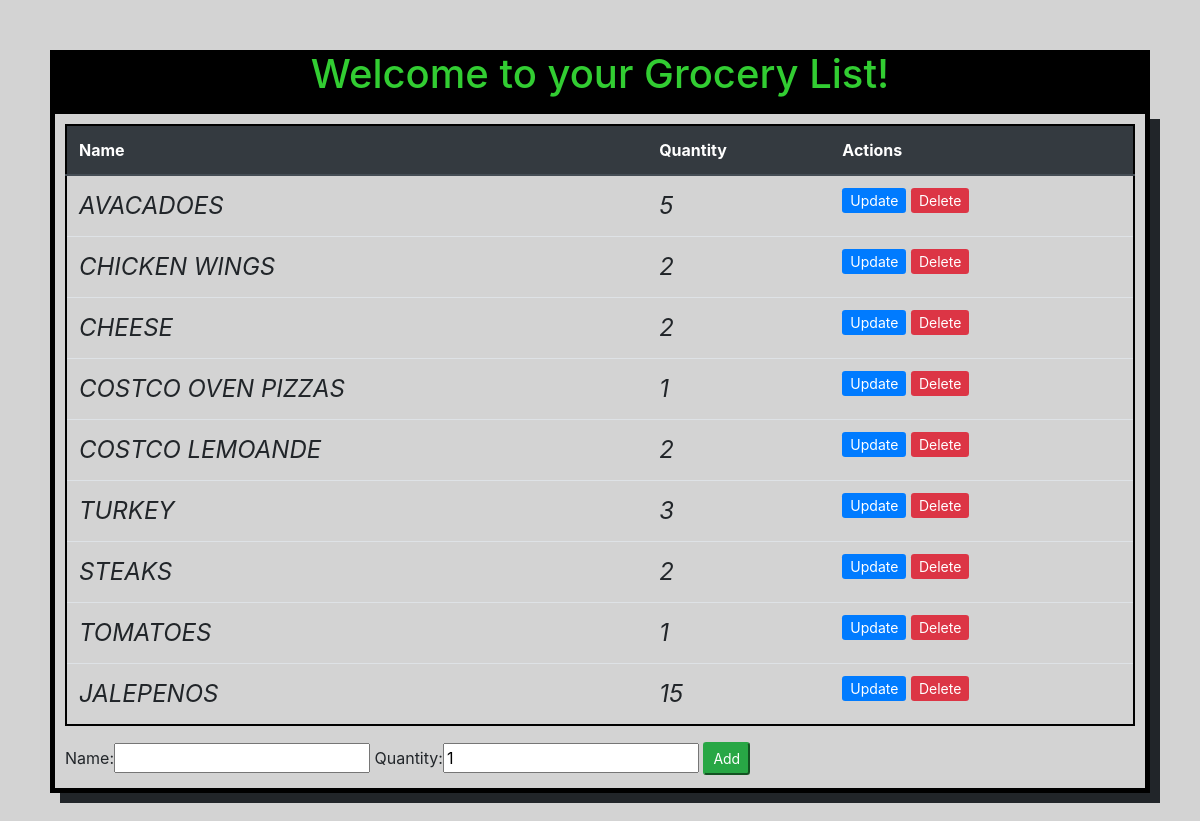
The page / on the database its author committed.
### fruits/models.py (models this page shows, shortened)
class Fruits(models.Model):
    name = models.CharField(max_length=50)
    quantity = models.IntegerField(default=1)

### fruits/views.py (the view)
# urls.py: path('', fruits_list_view, name="home"),
def fruits_list_view(request):
    fruit = Fruits.objects.all()
    form = ItemForm()
    if request.method == "POST":
        form = ItemForm(request.POST)
        if form.is_valid():
                form.save()
        return redirect('/')
    content = {
        'fruits': fruit, 'form': form,
    }
    return render(request, "website/home.html", content)

### fruits/forms.py
class ItemForm(forms.ModelForm):
    class Meta:
        model = Fruits
        fields = '__all__'

### website/templates/website/home.html (shortened to what this page needs)
<!DOCTYPE html>
<html lang="en">
<head>
    <link rel="stylesheet" href="https://stackpath.bootstrapcdn.com/bootstrap/4.5.0/css/bootstrap.min.css">
</head>
<body>
    <div class="container-md" id="head">
            <h1>Welcome to your Grocery List!</h1>
    </div>
    <div class="container" id="container">
            <table class="table table-md" id="table">
                <thead class="thead-dark">
                    <tr>
                    <th>Name</th>
                    <th>Quantity</th>
                    <th>Actions</th>
                    </tr>
                </thead>
                {% for f in fruits %}
                    <tr>
                        <td style="text-transform: uppercase; font-style:italic; font-size: 18pt">{{f.name}}</td>
                        <td style="text-transform: uppercase; font-style:italic; font-size: 18pt">{{f.quantity}}</td>
                        <td>
                            <a class="btn-sm btn-primary" href="{% url 'update_item' f.id %}">Update</a>
                            <a class ="btn-sm btn-danger" href="{% url 'delete' f.id %}">Delete</a>
                        </td>
                    </tr>
                {% endfor %}
            </table>
            <form method="post" action="/">
                {{form}}
                <input class="btn-sm btn-success" type="submit" value="Add" name="create item">
            </form>
    </div>
</body>
</html>

### website/templates/website/home.html (style rules this page uses)
body { background-color: lightgray; margin: 50px; }
#head { padding-bottom: 3px; text-align: center; background-color: black; font-size: larger; color: limegreen; }
#container { border: solid black 5px; padding: 10px; box-shadow: 10px 10px; }
#table { border: solid black 2px; }

### rows shown on the page
Fruits: name "AVACADOES", quantity "5"
Fruits: name "CHICKEN WINGS", quantity "2"
Fruits: name "CHEESE", quantity "2"
Fruits: name "COSTCO OVEN PIZZAS", quantity "1"
Fruits: name "COSTCO LEMOANDE", quantity "2"
Fruits: name "TURKEY", quantity "3"
Fruits: name "STEAKS", quantity "2"
Fruits: name "TOMATOES", quantity "1"
Fruits: name "JALEPENOS", quantity "15"
